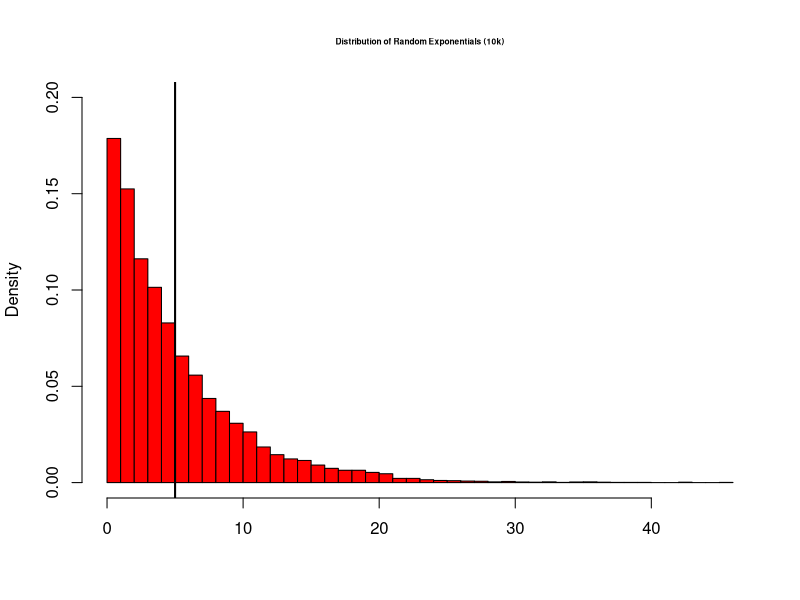

Recreate this plot in R.
## ---- chunk 1
knitr::opts_chunk$set(echo = TRUE)
## ---- chunk 2
set.seed(123)
lrg.sample <- data.frame(rating = c(rexp(10000, 0.2)))

sample.mean <- round(mean(lrg.sample$rating), 3)   ## Population Mean  
sample.var <- round(var(lrg.sample$rating), 3)     ## Population Variance
sample.sd <- round(sd(lrg.sample$rating), 3)       ## Population Standard Deviation
## ---- chunk 3
hist(lrg.sample$rating, prob = TRUE, breaks = 40, col = "red", xlab = "", ylim = c(0, .2),
     main = "Distribution of Random Exponentials (10k)", cex.main = 0.5)
abline(v = 5, col = "black", lwd = 2)
